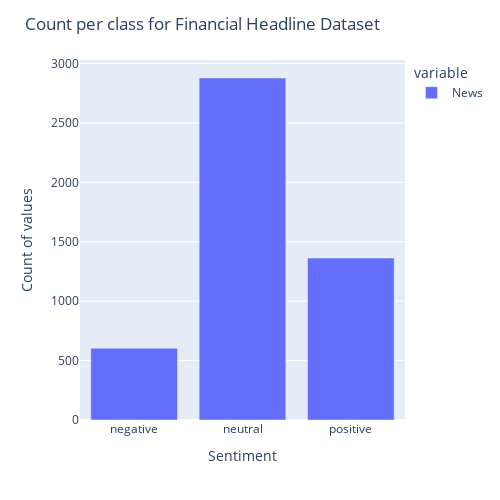
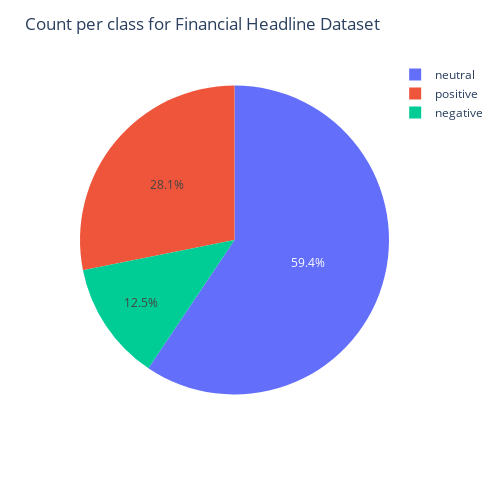

Notebook code cell kept with these figures, in order:
### Code cell
plot_classes(f_news_df)
plot_classes(f_news_df, type='pie')

### Figure 1 — Plotly figure (JSON) as saved in the notebook; plotly's stock layout.template omitted (floating-point values rounded to 4 significant figures)
{"data": [{"alignmentgroup": "True", "hovertemplate": "variable=News<br>Class=%{x}<br>value=%{y}<extra></extra>", "legendgroup": "News", "marker": {"color": "#636efa", "pattern": {"shape": ""}}, "name": "News", "offsetgroup": "News", "orientation": "v", "showlegend": true, "textposition": "auto", "type": "bar", "x": ["negative", "neutral", "positive"], "xaxis": "x", "y": [604, 2879, 1363], "yaxis": "y"}], "layout": {"barmode": "relative", "height": 500, "legend": {"title": {"text": "variable"}, "tracegroupgap": 0}, "margin": {"t": 60}, "title": {"text": "Count per class for Financial Headline Dataset"}, "width": 500, "xaxis": {"anchor": "y", "domain": [0, 1], "title": {"text": "Sentiment"}}, "yaxis": {"anchor": "x", "domain": [0, 1], "title": {"text": "Count of values"}}}}

### Figure 2 — Plotly figure (JSON) as saved in the notebook; plotly's stock layout.template omitted (floating-point values rounded to 4 significant figures)
{"data": [{"domain": {"x": [0, 1], "y": [0, 1]}, "hovertemplate": "label=%{label}<br>value=%{value}<extra></extra>", "labels": ["negative", "neutral", "positive"], "legendgroup": "", "name": "", "showlegend": true, "type": "pie", "values": [604, 2879, 1363]}], "layout": {"height": 500, "legend": {"tracegroupgap": 0}, "margin": {"t": 60}, "title": {"text": "Count per class for Financial Headline Dataset"}, "width": 500, "xaxis": {"title": {"text": "Sentiment"}}, "yaxis": {"title": {"text": "Count of values"}}}}
